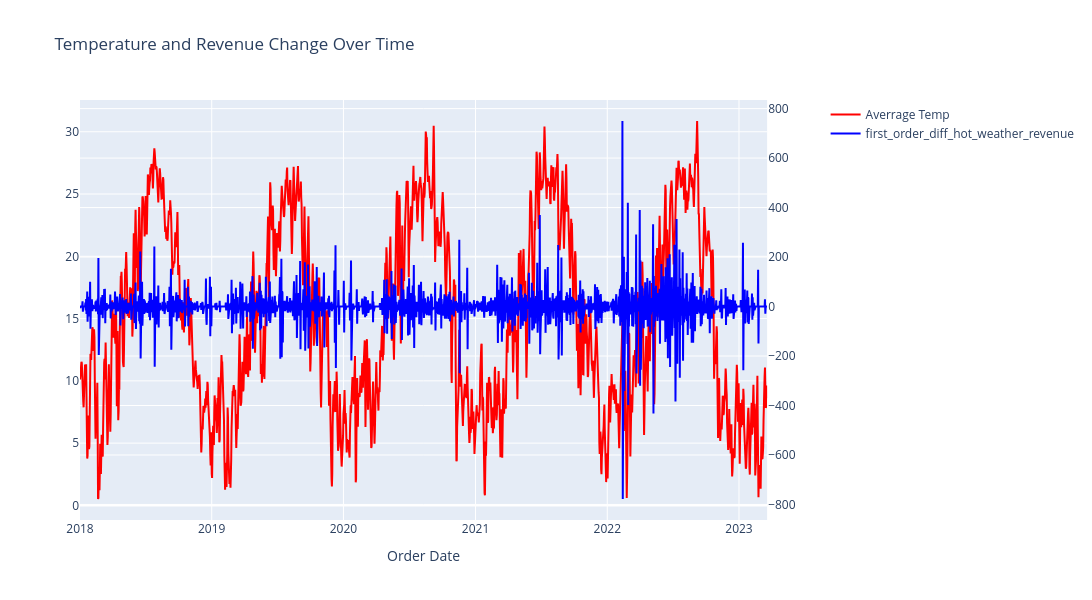

The notebook cell saved with this chart:
### Code cell
import plotly.graph_objects as go
from plotly.subplots import make_subplots

df_one_state_plot = df_one_state.copy()
df_one_state_plot = df_one_state_plot.reset_index()
#df_one_state_plot["first_order_diff_Revenue"] = df_one_state_plot["first_order_diff_Revenue"].shift(7)


# Create figure with secondary y-axis
fig = make_subplots(specs=[[{"secondary_y": True}]])

# Add temperature line
fig.add_trace(
    go.Scatter(
        x=df_one_state_plot["Order Date"],
        y=df_one_state_plot["tavg"],
        name="Averrage Temp",
        line=dict(color="red")
    ),
    secondary_y=False
)

# Add revenue line
fig.add_trace(
    go.Scatter(
        x=df_one_state_plot["Order Date"],
        y=df_one_state_plot["first_order_diff_hot_weather_revenue"],
        name="first_order_diff_hot_weather_revenue",
        line=dict(color="blue")
    ),
    secondary_y=True
)

# Update layout
fig.update_layout(
    title="Temperature and Revenue Change Over Time",
    xaxis_title="Order Date",
    width=1200,
    height=600
)

# Update y-axes labels
#fig.update_yaxes(title_text="Temperature", secondary_y=False)
#fig.update_yaxes(title_text="Revenue Change", secondary_y=True)

# Show the plot
fig.show()

### Figure 1 — Plotly figure (JSON) as saved in the notebook; plotly's stock layout.template omitted (floating-point values rounded to 4 significant figures; data arrays with more than 128 entries replaced by an {"elided": "..."} marker saying what was removed)
{"data": [{"line": {"color": "red"}, "name": "Averrage Temp", "type": "scatter", "x": {"elided": "1905 str values"}, "xaxis": "x", "y": {"elided": "1905 float values"}, "yaxis": "y"}, {"line": {"color": "blue"}, "name": "first_order_diff_hot_weather_revenue", "type": "scatter", "x": {"elided": "1905 str values"}, "xaxis": "x", "y": {"elided": "1905 float values"}, "yaxis": "y2"}], "layout": {"height": 600, "title": {"text": "Temperature and Revenue Change Over Time"}, "width": 1200, "xaxis": {"anchor": "y", "domain": [0, 0.94], "title": {"text": "Order Date"}}, "yaxis": {"anchor": "x", "domain": [0, 1]}, "yaxis2": {"anchor": "x", "overlaying": "y", "side": "right"}}}
